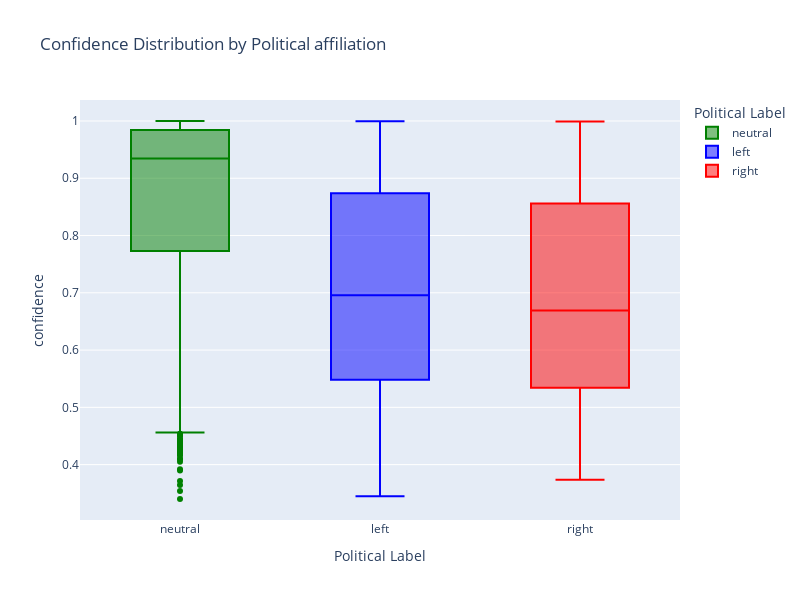

The notebook cell this image was saved under:
### Code cell
custom_show_fig(plot_box_plot_confidence_politics(df_reviews_predicted).update_layout(width=800, height=600))

### Figure 1 — Plotly figure (JSON) as saved in the notebook; plotly's stock layout.template omitted (floating-point values rounded to 4 significant figures; data arrays with more than 128 entries replaced by an {"elided": "..."} marker saying what was removed)
{"data": [{"alignmentgroup": "True", "hovertemplate": "Political Label=%{x}<br>confidence=%{y}<extra></extra>", "legendgroup": "neutral", "marker": {"color": "green"}, "name": "neutral", "notched": false, "offsetgroup": "neutral", "orientation": "v", "showlegend": true, "x": {"elided": "1811 str values"}, "x0": " ", "xaxis": "x", "y": {"elided": "1811 float values"}, "y0": " ", "yaxis": "y", "type": "box"}, {"alignmentgroup": "True", "hovertemplate": "Political Label=%{x}<br>confidence=%{y}<extra></extra>", "legendgroup": "left", "marker": {"color": "blue"}, "name": "left", "notched": false, "offsetgroup": "left", "orientation": "v", "showlegend": true, "x": {"elided": "540 str values"}, "x0": " ", "xaxis": "x", "y": {"elided": "540 float values"}, "y0": " ", "yaxis": "y", "type": "box"}, {"alignmentgroup": "True", "hovertemplate": "Political Label=%{x}<br>confidence=%{y}<extra></extra>", "legendgroup": "right", "marker": {"color": "red"}, "name": "right", "notched": false, "offsetgroup": "right", "orientation": "v", "showlegend": true, "x": {"elided": "364 str values"}, "x0": " ", "xaxis": "x", "y": {"elided": "364 float values"}, "y0": " ", "yaxis": "y", "type": "box"}], "layout": {"xaxis": {"anchor": "y", "domain": [0.0, 1.0], "title": {"text": "Political Label"}, "categoryorder": "array", "categoryarray": ["neutral", "left", "right"], "fixedrange": true}, "yaxis": {"anchor": "x", "domain": [0.0, 1.0], "title": {"text": "confidence"}, "fixedrange": true}, "legend": {"title": {"text": "Political Label"}, "tracegroupgap": 0}, "title": {"text": "Confidence Distribution by Political affiliation"}, "boxmode": "overlay", "width": 800, "height": 600, "dragmode": false}}
